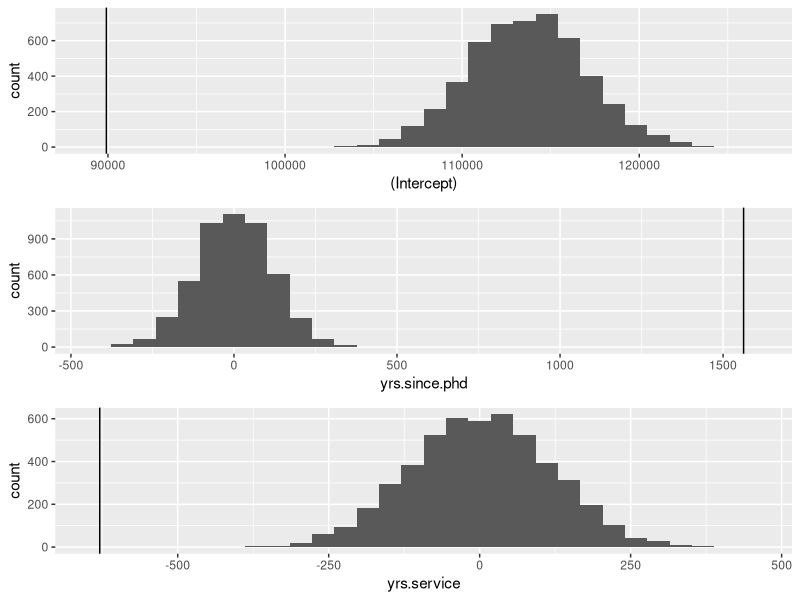

Here is the R script that generated this plot:
## ---- chunk 1
library(tidyverse)
library(gridExtra)
df <- carData::Salaries
## ---- chunk 2
#take a look at what predictors we have for this dataset
names(df)

#run linear model
model_est <- lm(salary ~ yrs.since.phd + yrs.service, df)

#extract coefficient for independent 
est_cof <- summary(model_est)$coefficients[,'Estimate']
est_cof

#number of permutation
n_permutation <- 5000

#empty dataframe to store coefficient
permutation_coef <- tibble(n_iter = NA,
                             .rows = n_permutation)
#for loop for permutation
for (i in 1:n_permutation) {
  #randomly sample without replacement for salary 
  idx_salary <- sample(1:nrow(df), nrow(df), replace = F)
  salary <- df$salary[idx_salary]
  
  #randomly sample without replacement for years since phd 
  idx_yrs.since.phd <- sample(1:nrow(df), nrow(df), replace = F)
  yrs.since.phd <- df$yrs.since.phd[idx_yrs.since.phd]
  
  #randomly sample without replacement for years service 
  idx_yrs.service <- sample(1:nrow(df), nrow(df), replace = F)
  yrs.service <- df$yrs.service[idx_yrs.service]
  
  #run linear model after every iteration
  model_permu <- lm(salary~yrs.since.phd+yrs.service)
  #extract coefficients 
  permu_cof <- summary(model_permu)$coefficients[,'Estimate']

  permutation_coef[i,1] <- i
  
   #save the coefficients in a dataframe with a for loop
  for (j in 1:length(permu_cof)) {
    permutation_coef[i,names(permu_cof)[j]] <- permu_cof[j]
  }
}

#create an empty dataframe to stroe comparisons between permutation statistic and estimate statistic
N <- tibble(n_iter=NA,.rows = n_permutation)
column_names <- c("intercept","yrs.since.phd","yrs.service")
N[,column_names] <- NA

#run a for loop to do comparison and store the logistic values (two-tailed)
for (i in 1:n_permutation) {
  N[i,1] <- i
  N[i,2] <- abs(permutation_coef[i,2]) >= abs(est_cof[1])
  N[i,3] <- abs(permutation_coef[i,3]) >= abs(est_cof[2])
  N[i,4] <- abs(permutation_coef[i,4]) >= abs(est_cof[3])
  }

#compute the p_value
p_permu_intercept <- mean(N$intercept)
p_permu_yrs.since.phd <- mean(N$yrs.since.phd)
p_permu_yrs.service <- mean(N$yrs.service)

#plot the figures
g1 <- ggplot(permutation_coef,aes(x=`(Intercept)`))+ geom_histogram()+ geom_vline(xintercept = est_cof[1])
g2 <- ggplot(permutation_coef,aes(x=yrs.since.phd))+ geom_histogram()+ geom_vline(xintercept = est_cof[2])
g3 <- ggplot(permutation_coef,aes(x=yrs.service))+ geom_histogram()+ geom_vline(xintercept = est_cof[3])

grid.arrange(g1,g2,g3)
